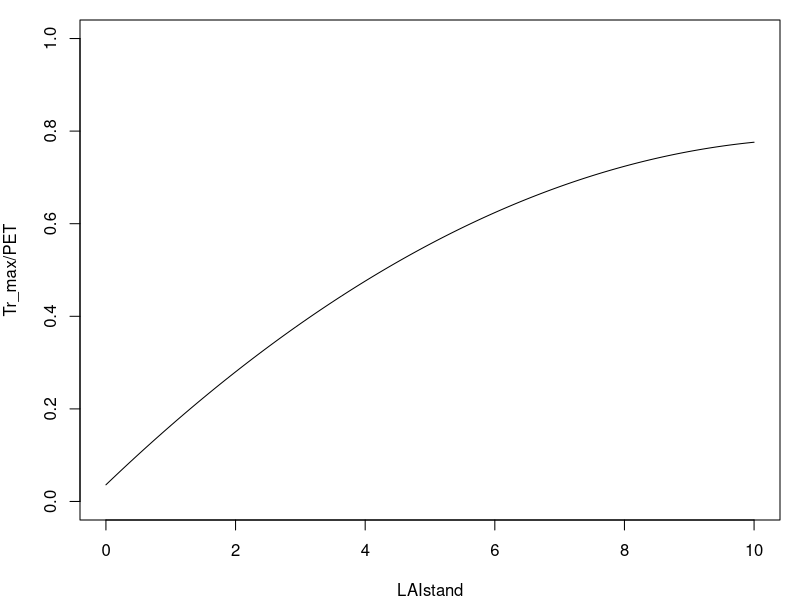

Source code (R): (Note: this script raises an error after producing the figure.)
## ---- chunk 1
par(mar=c(4,4,1,1))
LAIc = seq(0,10, by=0.01)
TmaxPET = -0.006*(LAIc^2) + 0.134*LAIc + 0.036
plot(LAIc, TmaxPET, type="l", ylab="Tr_max/PET", xlab="LAIstand", ylim=c(0,1))
## ---- chunk 2
par(mar=c(4,4,1,1))
x = seq(-10, 0, by=0.01)
plot(-x ,unlist(lapply(x,hydraulics_psi2K,-2.0,3.0)), type="l", ylab="K (relative conductance)", xlim=c(0,10), ylim=c(0,1),xlab="Soil water potential (-MPa)", frame=FALSE)
lines(-x, unlist(lapply(x,hydraulics_psi2K,-3.0,3.0)), lty=2)
lines(-x, unlist(lapply(x,hydraulics_psi2K,-4.0,3.0)), lty=3)
lines(-x, unlist(lapply(x,hydraulics_psi2K,-5.0,3.0)), lty=4)
legend("topright", lty=1:4, col=c(rep("black",4)), 
       legend = paste("Psi_extract = ", c(-2.0,-3.0,-4.0, -5.0), "MPa"), bty="n", cex=0.8)
abline(h=50, col="gray", lwd=2)
## ---- chunk 3
knitr::include_graphics("WUE_relationship.png")
## ---- chunk 4
psi = seq(-10,0, by=0.1)
rwc_s = rep(NA, length(psi))
for(i in 1:length(psi)) rwc_s[i] =moisture_symplasticRWC(psi[i],-3,12)
plot(psi, rwc_s, type="l", xlab="Water potential (MPa)", ylab = "Symplasmic RWC")
## ---- chunk 5
psi = seq(-7,0, by=0.1)
rwc_a = rep(NA, length(psi))
for(i in 1:length(psi)) rwc_a[i] =moisture_apoplasticRWC(psi[i], 3, -4)
plot(psi, rwc_a, type="l", xlab="Water potential (MPa)", ylab = "Apoplastic RWC")
